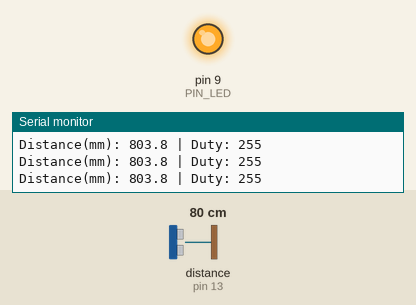
Simulated run of this sketch. Board: Arduino Uno, built with avr-gcc and run on an emulated ATmega328P. On the bench: output pins drawn as LEDs (lit = HIGH), the last lines printed to the serial monitor. Wiring (inferred from the names in the program): ultrasonic range finder: trigger pin 12; echo pin 13. The test bench sets the inputs (shaded band); at power-on: distance to the obstacle (sensor on pin 13) 80 cm. The echo pulse lasts 58.3 µs per cm; pins used as bus, display or sensor lines are not drawn.

Above: at 1.2 s.
1.3 s: distance to the obstacle (sensor on pin 13) set to 18 cm
At 2.3 s:
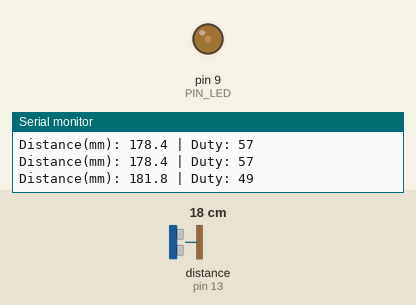
4.3 s: distance to the obstacle (sensor on pin 13) set to 120 cm
Timing chart, 0 to 7.3 s (numbered marks = the images above; inputs shaded):
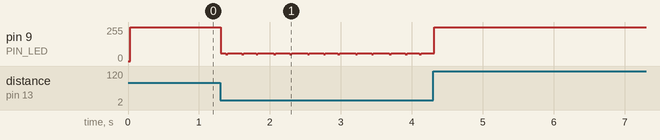

Measured:
- after the input at 1.3 s, pin 9 (PIN_LED): 255/255 → 57/255 at once, then repeats every 1.2 s: 49/255 0.03 s, 57/255 0.20 s, 49/255 0.02 s, 57/255 0.18 s, 49/255 0.03 s, 57/255 0.23 s, 49/255 0.03 s, 57/255 0.20 s, 49/255 0.03 s, 57/255 0.23 s

The sketch:

08_example_2.ino
```cpp
#define PIN_LED   9
#define PIN_TRIG  12
#define PIN_ECHO  13

#define SND_VEL 346.0
#define INTERVAL 25
#define PULSE_DURATION 10

#define SCALE_MM_PER_US (0.5f * SND_VEL / 1000.0f)

#define TIMEOUT 30000UL

unsigned long last_sampling_time;

void setup() {
  pinMode(PIN_LED, OUTPUT);
  pinMode(PIN_TRIG, OUTPUT);
  pinMode(PIN_ECHO, INPUT);
  Serial.begin(57600);
}

void loop() {
  unsigned long now = millis();
  if (now - last_sampling_time < INTERVAL) return;
  last_sampling_time = now;

  digitalWrite(PIN_TRIG, HIGH);
  delayMicroseconds(PULSE_DURATION);
  digitalWrite(PIN_TRIG, LOW);

  unsigned long duration = pulseIn(PIN_ECHO, HIGH, TIMEOUT);

  if (duration == 0) {
    Serial.println("No Echo");
    analogWrite(PIN_LED, 255);
    return;
  }

  float distance = duration * SCALE_MM_PER_US;
  int duty = 255;

  if (distance >= 100 && distance <= 200) {
    duty = map((int)distance, 100, 200, 255, 0);
  } else if (distance > 200 && distance <= 300) {
    duty = map((int)distance, 200, 300, 0, 255);
  } else {
    duty = 255;
  }

  analogWrite(PIN_LED, duty);

  Serial.print("Distance(mm): ");
  Serial.print(distance, 1);
  Serial.print(" | Duty: ");
  Serial.println(duty);
}
```
